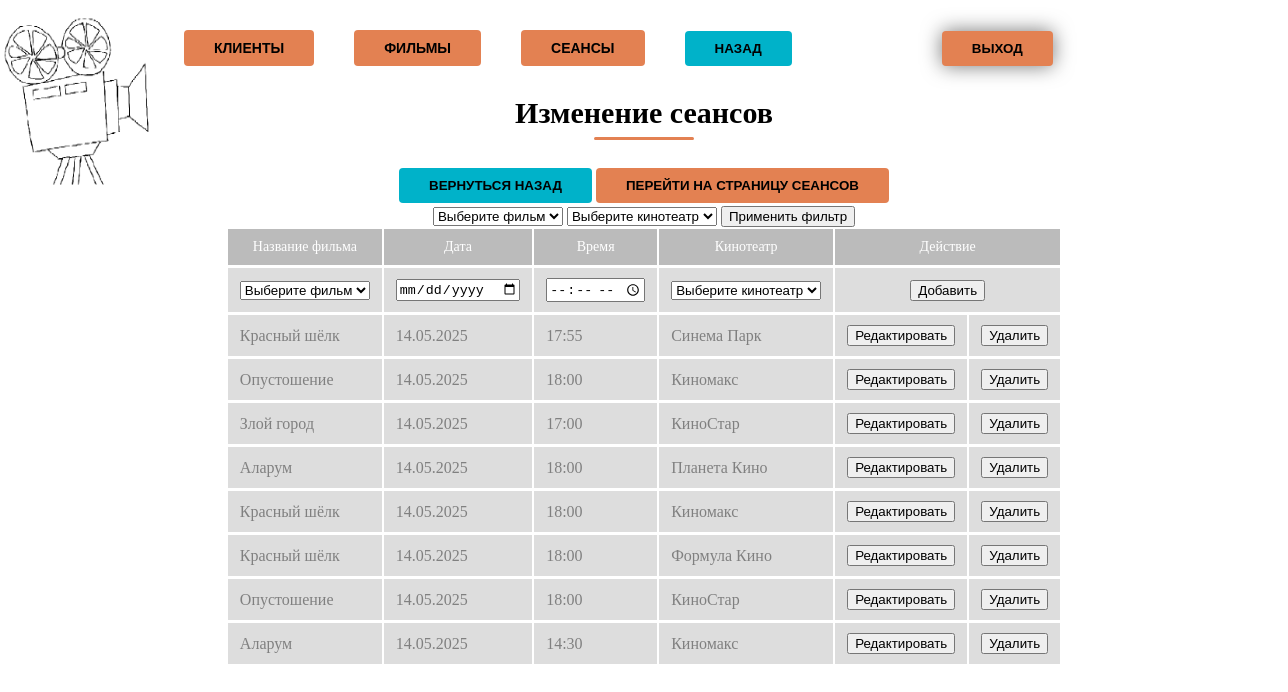
Screenshot of /adminpanel/redP.php with the database file from the repository.
### adminpanel/redP.php (the view, shortened to what this page needs)
<?php
include '../connect.php';
$films = mysqli_query($dp, "SELECT * FROM фильмы");
$cinemas = mysqli_query($dp, "SELECT * FROM кинотеатры");
?>
<!DOCTYPE html>
<html>
<head>
    <?php include 'navigation.php'; ?>
    <link rel="stylesheet" type="text/css" href="../css/color-text.css">
    <link rel="stylesheet" type="text/css" href="../css/style.css">
    <link rel="stylesheet" type="text/css" href="../css/shadow.css">
</head>
<body>
    <div class="container">
        <div class="jumbotron-item">
            <div class="features-box">
                <h1 class="features-t">Изменение сеансов</h1>
                <table align="center">
                    <td>
                        <div class="navs-item" align="center"><a href="../adminpanel/profileA.php"><button class="btn txt-uppercase blue">Вернуться назад</button></a></div>
                    </td><td>
                        <div class="navs-item" align="center"><a href="../pages/cinema.php" target="_blank"><button class="btn txt-uppercase">Перейти на страницу сеансов</button></a></div>
                    </td>
                </table>
                <div align="center">
                    <form action="redP.php" method="get">
                        <select name="filter_film">
                            <option value="" <?php if (!isset($_GET['filter_film'])) echo 'selected'; ?>>Выберите фильм</option>
                        </select>
                        <select name="filter_cinema">
                            <option value="" <?php if (!isset($_GET['filter_cinema'])) echo 'selected'; ?>>Выберите кинотеатр</option>
                        </select>
                        <input type="submit" value="Применить фильтр">
                    </form>
                </div>
                <table align="center" class="cart-tables">
                    <tr>
                        <th>Название фильма</th>
                        <th>Дата</th>
                        <th>Время</th>
                        <th>Кинотеатр</th>
                        <th colspan="2">Действие</th>
                    </tr>
                    <form method="POST">
                        <tr>
                            <td>
                                <select name="add_session_film">
                                    <option value="">Выберите фильм</option>
                                </select>
                            </td>
                            <td>
                                <input type="date" name="add_session_date" placeholder="Введите дату">
                            </td>
                            <td>
                                <input type="time" name="add_session_time" placeholder="Введите время">
                            </td>
                            <td>
                                <select name="add_session_cinema">
                                    <option value="">Выберите кинотеатр</option>
                                </select>
                            </td>
                            <td colspan="2" align="center">
                                <input type="submit" name="add_session" value="Добавить">
                            </td>
                        </tr>
                    </form>
                    <?php
                    $filter_film = isset($_GET['filter_film']) ? $_GET['filter_film'] : '';
                    $filter_cinema = isset($_GET['filter_cinema']) ? $_GET['filter_cinema'] : '';
                    $sessions = mysqli_query($dp, "SELECT * FROM сеансы WHERE 1=1" . ($filter_film ? " AND Идентификатор_фильма=$filter_film" : "") . ($filter_cinema ? " AND Идентификатор_кинотеатра=$filter_cinema" : ""));
                    while($session = mysqli_fetch_array($sessions)){
                        $film_name = '';
                        $cinema_name = '';
                        foreach ($films as $film) {
                            if ($session['Идентификатор_фильма'] == $film['Идентификатор']) {
                                $film_name = $film['Название'];
                                break;
                            }
                        }
                        foreach ($cinemas as $cinema) {
                            if ($session['Идентификатор_кинотеатра'] == $cinema['Идентификатор']) {
                                $cinema_name = $cinema['Название'];
                                break;
                            }
                        }
                        if (isset($_GET['edit']) && $_GET['edit'] == $session['Идентификатор']) {
                            ?>
                            <form method="POST">
                                <input type="hidden" name="session_id" value="<?= $session['Идентификатор'] ?>">
                                <tr>
                                    <td>
                                        <select name="edit_session_film">
                                            <option value="">Выберите фильм</option>
                                            <?php
                                            foreach ($films as $film) {
                                                $selected = ($film['Идентификатор'] == $session['Идентификатор_фильма']) ? ' selected' : '';
                                                echo '<option value="' . $film['Идентификатор'] . '"' . $selected . '>' . $film['Название'] . '</option>';
                                            }
                                            ?>
                                        </select>
                                    </td>
                                    <td>
                                        <input  type="datetime-local"  name= "edit_session_datetime" value="<?= htmlspecialchars($session['Время_начала']) ?>">
                                    </td>
                                    <td>
                                        <select name="edit_session_cinema">
                                            <option value="">Выберите кинотеатр</option>
                                            <?php
                                            foreach ($cinemas as $cinema) {
                                                $selected = ($cinema['Идентификатор'] == $session['Идентификатор_кинотеатра']) ? ' selected' : '';
                                                echo '<option value="' . $cinema['Идентификатор'] . '"' . $selected . '>' . $cinema['Название'] . '</option>';
                                            }
                                            ?>
                                        </select>
                                    </td>
                                    <td colspan="1"><input type="submit" name="update_session" value="Обновить"></td>
                                    <td colspan="1"><input type="submit" formaction="redP.php" value="Отменить"></td>
                                </tr>
                            </form>
                            <?php
                        } else {
                            ?>
                            <tr>
                                <td><?= $film_name ?></td>
                                <td><?= date("d.m.Y", strtotime($session['Время_начала'])) ?></td>
                                <td><?= date("H:i", strtotime($session['Время_начала'])) ?></td>
                                <td><?= $cinema_name ?></td>
                                <td>
                                    <form action="redP.php" method="get">
                                        <button type="submit">Редактировать</button>
                                    </form>
                                </td>
                                <td>
                                    <form action="redP.php" method="get">
                                        <button type="submit">Удалить</button>
                                    </form>
                                </td>
                            </tr>
                            <?php
                    }
                }
                ?>
            </table>
        </div>
    </div>
</div>
</body>
</html>

### css/color-text.css (style rules this page uses)
:root { --primary: #262626; --primary-disabled: #292222; --secondary: #FFFFFF; --secondary-disabled: #434345; --third: #e38152; --third-disabled: #c23000; --o1: #00b2c9; --o1-disabled: #008191; }

### css/style.css (style rules this page uses)
body { background-image: url("../img/background.png"); background-size: 315px 185px; background-repeat: no-repeat; }
html, body { scroll-behavior: smooth; }
.cart-tables th { font-weight: normal; font-size: 14px; color: #FFF; padding: 10px 12px; background: rgba(187,187,187); }
.cart-tables td { color: gray; border-top: 1px solid white; padding: 10px 12px; background: rgba(187,187,187, .5); transition: .3s; }
.btn { border: none; background-color: var(--third); padding: 10px 30px; border-radius: 4px; cursor: pointer; }
.txt-uppercase { text-transform: uppercase !important; }
.btn.blue { background-color: var(--o1); }
.container { max-width: 1000px; margin: 0 auto; padding: 0 20px; }
.navs-item .btn { font-weight: bold; }
.features-box .features-t { font-size: 30px; text-align: center; margin-bottom: 25px; }
.features-box .features-t::after { content: ""; display: block; border-bottom: 3px solid var(--third); width: 10%; margin: 0 auto; border-radius: 50px; margin-top: 7px; min-width: 70px; }

### rows the page displays
сеансы: Идентификатор_фильма.Название "Красный шёлк", Время_начала "14.05.2025", Время_начала "17:55", Идентификатор_кинотеатра.Название "Синема Парк"
сеансы: Идентификатор_фильма.Название "Опустошение", Время_начала "14.05.2025", Время_начала "18:00", Идентификатор_кинотеатра.Название "Киномакс"
сеансы: Идентификатор_фильма.Название "Злой город", Время_начала "14.05.2025", Время_начала "17:00", Идентификатор_кинотеатра.Название "КиноСтар"
сеансы: Идентификатор_фильма.Название "Аларум", Время_начала "14.05.2025", Время_начала "18:00", Идентификатор_кинотеатра.Название "Планета Кино"
сеансы: Идентификатор_фильма.Название "Красный шёлк", Время_начала "14.05.2025", Время_начала "18:00", Идентификатор_кинотеатра.Название "Киномакс"
сеансы: Идентификатор_фильма.Название "Красный шёлк", Время_начала "14.05.2025", Время_начала "18:00", Идентификатор_кинотеатра.Название "Формула Кино"
сеансы: Идентификатор_фильма.Название "Опустошение", Время_начала "14.05.2025", Время_начала "18:00", Идентификатор_кинотеатра.Название "КиноСтар"
сеансы: Идентификатор_фильма.Название "Аларум", Время_начала "14.05.2025", Время_начала "14:30", Идентификатор_кинотеатра.Название "Киномакс"
